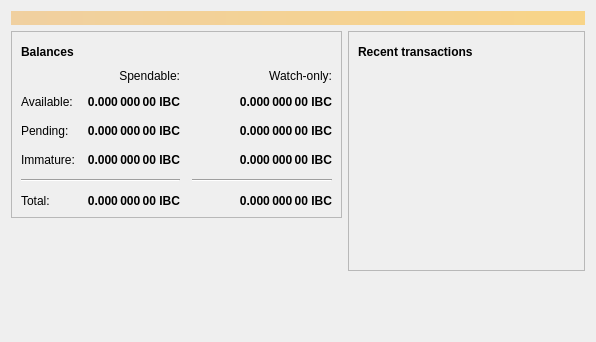
<?xml version="1.0" encoding="UTF-8"?>
<ui version="4.0">
 <class>OverviewPage</class>
 <widget class="QWidget" name="OverviewPage">
  <property name="geometry">
   <rect>
    <x>0</x>
    <y>0</y>
    <width>596</width>
    <height>342</height>
   </rect>
  </property>
  <property name="windowTitle">
   <string>Form</string>
  </property>
  <layout class="QVBoxLayout" name="topLayout">
   <item>
    <widget class="QLabel" name="labelAlerts">
     <property name="visible">
      <bool>false</bool>
     </property>
     <property name="styleSheet">
      <string notr="true">QLabel { background-color: qlineargradient(x1: 0, y1: 0, x2: 1, y2: 0, stop:0 #F0D0A0, stop:1 #F8D488); color:#000000; }</string>
     </property>
     <property name="wordWrap">
      <bool>true</bool>
     </property>
     <property name="margin">
      <number>3</number>
     </property>
     <property name="textInteractionFlags">
      <set>Qt::TextSelectableByMouse</set>
     </property>
    </widget>
   </item>
   <item>
    <layout class="QHBoxLayout" name="horizontalLayout" stretch="1,1">
     <item>
      <layout class="QVBoxLayout" name="verticalLayout_2">
       <item>
        <widget class="QFrame" name="frame">
         <property name="frameShape">
          <enum>QFrame::StyledPanel</enum>
         </property>
         <property name="frameShadow">
          <enum>QFrame::Raised</enum>
         </property>
         <layout class="QVBoxLayout" name="verticalLayout_4">
          <item>
           <layout class="QHBoxLayout" name="horizontalLayout_4">
            <item>
             <widget class="QLabel" name="label_5">
              <property name="font">
               <font>
                <weight>75</weight>
                <bold>true</bold>
               </font>
              </property>
              <property name="text">
               <string>Balances</string>
              </property>
             </widget>
            </item>
            <item>
             <widget class="QPushButton" name="labelWalletStatus">
              <property name="enabled">
               <bool>true</bool>
              </property>
              <property name="maximumSize">
               <size>
                <width>30</width>
                <height>16777215</height>
               </size>
              </property>
              <property name="toolTip">
               <string>The displayed information may be out of date. Your wallet automatically synchronizes with the Ibitcoin network after a connection is established, but this process has not completed yet.</string>
              </property>
              <property name="text">
               <string/>
              </property>
              <property name="icon">
               <iconset resource="../bitcoin.qrc">
                <normaloff>:/icons/warning</normaloff>
                <disabledoff>:/icons/warning</disabledoff>:/icons/warning</iconset>
              </property>
              <property name="iconSize">
               <size>
                <width>24</width>
                <height>24</height>
               </size>
              </property>
              <property name="flat">
               <bool>true</bool>
              </property>
             </widget>
            </item>
            <item>
             <spacer name="horizontalSpacer_3">
              <property name="orientation">
               <enum>Qt::Horizontal</enum>
              </property>
              <property name="sizeHint" stdset="0">
               <size>
                <width>40</width>
                <height>20</height>
               </size>
              </property>
             </spacer>
            </item>
           </layout>
          </item>
          <item>
           <layout class="QGridLayout" name="gridLayout">
            <property name="spacing">
             <number>12</number>
            </property>
            <item row="2" column="2">
             <widget class="QLabel" name="labelWatchPending">
              <property name="font">
               <font>
                <weight>75</weight>
                <bold>true</bold>
               </font>
              </property>
              <property name="cursor">
               <cursorShape>IBeamCursor</cursorShape>
              </property>
              <property name="toolTip">
               <string>Unconfirmed transactions to watch-only addresses</string>
              </property>
              <property name="text">
               <string notr="true">0.000 000 00 IBC</string>
              </property>
              <property name="alignment">
               <set>Qt::AlignRight|Qt::AlignTrailing|Qt::AlignVCenter</set>
              </property>
              <property name="textInteractionFlags">
               <set>Qt::LinksAccessibleByMouse|Qt::TextSelectableByKeyboard|Qt::TextSelectableByMouse</set>
              </property>
             </widget>
            </item>
            <item row="2" column="1">
             <widget class="QLabel" name="labelUnconfirmed">
              <property name="font">
               <font>
                <weight>75</weight>
                <bold>true</bold>
               </font>
              </property>
              <property name="cursor">
               <cursorShape>IBeamCursor</cursorShape>
              </property>
              <property name="toolTip">
               <string>Total of transactions that have yet to be confirmed, and do not yet count toward the spendable balance</string>
              </property>
              <property name="text">
               <string notr="true">0.000 000 00 IBC</string>
              </property>
              <property name="alignment">
               <set>Qt::AlignRight|Qt::AlignTrailing|Qt::AlignVCenter</set>
              </property>
              <property name="textInteractionFlags">
               <set>Qt::LinksAccessibleByMouse|Qt::TextSelectableByKeyboard|Qt::TextSelectableByMouse</set>
              </property>
             </widget>
            </item>
            <item row="3" column="2">
             <widget class="QLabel" name="labelWatchImmature">
              <property name="font">
               <font>
                <weight>75</weight>
                <bold>true</bold>
               </font>
              </property>
              <property name="cursor">
               <cursorShape>IBeamCursor</cursorShape>
              </property>
              <property name="toolTip">
               <string>Mined balance in watch-only addresses that has not yet matured</string>
              </property>
              <property name="text">
               <string notr="true">0.000 000 00 IBC</string>
              </property>
              <property name="alignment">
               <set>Qt::AlignRight|Qt::AlignTrailing|Qt::AlignVCenter</set>
              </property>
              <property name="textInteractionFlags">
               <set>Qt::LinksAccessibleByMouse|Qt::TextSelectableByKeyboard|Qt::TextSelectableByMouse</set>
              </property>
             </widget>
            </item>
            <item row="4" column="0" colspan="2">
             <widget class="Line" name="line">
              <property name="orientation">
               <enum>Qt::Horizontal</enum>
              </property>
             </widget>
            </item>
            <item row="4" column="2">
             <widget class="Line" name="lineWatchBalance">
              <property name="sizePolicy">
               <sizepolicy hsizetype="Preferred" vsizetype="Fixed">
                <horstretch>0</horstretch>
                <verstretch>0</verstretch>
               </sizepolicy>
              </property>
              <property name="minimumSize">
               <size>
                <width>140</width>
                <height>0</height>
               </size>
              </property>
              <property name="orientation">
               <enum>Qt::Horizontal</enum>
              </property>
             </widget>
            </item>
            <item row="5" column="0">
             <widget class="QLabel" name="labelTotalText">
              <property name="text">
               <string>Total:</string>
              </property>
             </widget>
            </item>
            <item row="3" column="1">
             <widget class="QLabel" name="labelImmature">
              <property name="font">
               <font>
                <weight>75</weight>
                <bold>true</bold>
               </font>
              </property>
              <property name="cursor">
               <cursorShape>IBeamCursor</cursorShape>
              </property>
              <property name="toolTip">
               <string>Mined balance that has not yet matured</string>
              </property>
              <property name="text">
               <string notr="true">0.000 000 00 IBC</string>
              </property>
              <property name="alignment">
               <set>Qt::AlignRight|Qt::AlignTrailing|Qt::AlignVCenter</set>
              </property>
              <property name="textInteractionFlags">
               <set>Qt::LinksAccessibleByMouse|Qt::TextSelectableByKeyboard|Qt::TextSelectableByMouse</set>
              </property>
             </widget>
            </item>
            <item row="2" column="3">
             <spacer name="horizontalSpacer_2">
              <property name="orientation">
               <enum>Qt::Horizontal</enum>
              </property>
              <property name="sizeHint" stdset="0">
               <size>
                <width>40</width>
                <height>20</height>
               </size>
              </property>
             </spacer>
            </item>
            <item row="3" column="0">
             <widget class="QLabel" name="labelImmatureText">
              <property name="text">
               <string>Immature:</string>
              </property>
             </widget>
            </item>
            <item row="5" column="1">
             <widget class="QLabel" name="labelTotal">
              <property name="font">
               <font>
                <weight>75</weight>
                <bold>true</bold>
               </font>
              </property>
              <property name="cursor">
               <cursorShape>IBeamCursor</cursorShape>
              </property>
              <property name="toolTip">
               <string>Your current total balance</string>
              </property>
              <property name="text">
               <string notr="true">0.000 000 00 IBC</string>
              </property>
              <property name="alignment">
               <set>Qt::AlignRight|Qt::AlignTrailing|Qt::AlignVCenter</set>
              </property>
              <property name="textInteractionFlags">
               <set>Qt::LinksAccessibleByMouse|Qt::TextSelectableByKeyboard|Qt::TextSelectableByMouse</set>
              </property>
             </widget>
            </item>
            <item row="5" column="2">
             <widget class="QLabel" name="labelWatchTotal">
              <property name="font">
               <font>
                <weight>75</weight>
                <bold>true</bold>
               </font>
              </property>
              <property name="cursor">
               <cursorShape>IBeamCursor</cursorShape>
              </property>
              <property name="toolTip">
               <string>Current total balance in watch-only addresses</string>
              </property>
              <property name="text">
               <string notr="true">0.000 000 00 IBC</string>
              </property>
              <property name="alignment">
               <set>Qt::AlignRight|Qt::AlignTrailing|Qt::AlignVCenter</set>
              </property>
              <property name="textInteractionFlags">
               <set>Qt::LinksAccessibleByMouse|Qt::TextSelectableByKeyboard|Qt::TextSelectableByMouse</set>
              </property>
             </widget>
            </item>
            <item row="0" column="2">
             <widget class="QLabel" name="labelWatchonly">
              <property name="text">
               <string>Watch-only:</string>
              </property>
              <property name="alignment">
               <set>Qt::AlignRight|Qt::AlignTrailing|Qt::AlignVCenter</set>
              </property>
             </widget>
            </item>
            <item row="1" column="0">
             <widget class="QLabel" name="labelBalanceText">
              <property name="text">
               <string>Available:</string>
              </property>
             </widget>
            </item>
            <item row="1" column="1">
             <widget class="QLabel" name="labelBalance">
              <property name="font">
               <font>
                <weight>75</weight>
                <bold>true</bold>
               </font>
              </property>
              <property name="cursor">
               <cursorShape>IBeamCursor</cursorShape>
              </property>
              <property name="toolTip">
               <string>Your current spendable balance</string>
              </property>
              <property name="text">
               <string notr="true">0.000 000 00 IBC</string>
              </property>
              <property name="alignment">
               <set>Qt::AlignRight|Qt::AlignTrailing|Qt::AlignVCenter</set>
              </property>
              <property name="textInteractionFlags">
               <set>Qt::LinksAccessibleByMouse|Qt::TextSelectableByKeyboard|Qt::TextSelectableByMouse</set>
              </property>
             </widget>
            </item>
            <item row="1" column="2">
             <widget class="QLabel" name="labelWatchAvailable">
              <property name="font">
               <font>
                <weight>75</weight>
                <bold>true</bold>
               </font>
              </property>
              <property name="cursor">
               <cursorShape>IBeamCursor</cursorShape>
              </property>
              <property name="toolTip">
               <string>Your current balance in watch-only addresses</string>
              </property>
              <property name="text">
               <string notr="true">0.000 000 00 IBC</string>
              </property>
              <property name="alignment">
               <set>Qt::AlignRight|Qt::AlignTrailing|Qt::AlignVCenter</set>
              </property>
              <property name="textInteractionFlags">
               <set>Qt::LinksAccessibleByMouse|Qt::TextSelectableByKeyboard|Qt::TextSelectableByMouse</set>
              </property>
             </widget>
            </item>
            <item row="2" column="0">
             <widget class="QLabel" name="labelPendingText">
              <property name="text">
               <string>Pending:</string>
              </property>
             </widget>
            </item>
            <item row="0" column="1">
             <widget class="QLabel" name="labelSpendable">
              <property name="text">
               <string>Spendable:</string>
              </property>
              <property name="alignment">
               <set>Qt::AlignRight|Qt::AlignTrailing|Qt::AlignVCenter</set>
              </property>
             </widget>
            </item>
           </layout>
          </item>
         </layout>
        </widget>
       </item>
       <item>
        <spacer name="verticalSpacer">
         <property name="orientation">
          <enum>Qt::Vertical</enum>
         </property>
         <property name="sizeHint" stdset="0">
          <size>
           <width>20</width>
           <height>40</height>
          </size>
         </property>
        </spacer>
       </item>
      </layout>
     </item>
     <item>
      <layout class="QVBoxLayout" name="verticalLayout_3">
       <item>
        <widget class="QFrame" name="frame_2">
         <property name="frameShape">
          <enum>QFrame::StyledPanel</enum>
         </property>
         <property name="frameShadow">
          <enum>QFrame::Raised</enum>
         </property>
         <layout class="QVBoxLayout" name="verticalLayout">
          <item>
           <layout class="QHBoxLayout" name="horizontalLayout_2">
            <item>
             <widget class="QLabel" name="label_4">
              <property name="font">
               <font>
                <weight>75</weight>
                <bold>true</bold>
               </font>
              </property>
              <property name="text">
               <string>Recent transactions</string>
              </property>
             </widget>
            </item>
            <item>
             <widget class="QPushButton" name="labelTransactionsStatus">
              <property name="enabled">
               <bool>true</bool>
              </property>
              <property name="maximumSize">
               <size>
                <width>30</width>
                <height>16777215</height>
               </size>
              </property>
              <property name="toolTip">
               <string>The displayed information may be out of date. Your wallet automatically synchronizes with the Ibitcoin network after a connection is established, but this process has not completed yet.</string>
              </property>
              <property name="text">
               <string/>
              </property>
              <property name="icon">
               <iconset resource="../bitcoin.qrc">
                <normaloff>:/icons/warning</normaloff>
                <disabledoff>:/icons/warning</disabledoff>:/icons/warning</iconset>
              </property>
              <property name="iconSize">
               <size>
                <width>24</width>
                <height>24</height>
               </size>
              </property>
              <property name="flat">
               <bool>true</bool>
              </property>
             </widget>
            </item>
            <item>
             <spacer name="horizontalSpacer">
              <property name="orientation">
               <enum>Qt::Horizontal</enum>
              </property>
              <property name="sizeHint" stdset="0">
               <size>
                <width>40</width>
                <height>20</height>
               </size>
              </property>
             </spacer>
            </item>
           </layout>
          </item>
          <item>
           <widget class="QListView" name="listTransactions">
            <property name="styleSheet">
             <string notr="true">QListView { background: transparent; }</string>
            </property>
            <property name="frameShape">
             <enum>QFrame::NoFrame</enum>
            </property>
            <property name="verticalScrollBarPolicy">
             <enum>Qt::ScrollBarAlwaysOff</enum>
            </property>
            <property name="horizontalScrollBarPolicy">
             <enum>Qt::ScrollBarAlwaysOff</enum>
            </property>
            <property name="selectionMode">
             <enum>QAbstractItemView::NoSelection</enum>
            </property>
           </widget>
          </item>
         </layout>
        </widget>
       </item>
       <item>
        <spacer name="verticalSpacer_2">
         <property name="orientation">
          <enum>Qt::Vertical</enum>
         </property>
         <property name="sizeHint" stdset="0">
          <size>
           <width>20</width>
           <height>40</height>
          </size>
         </property>
        </spacer>
       </item>
      </layout>
     </item>
    </layout>
   </item>
  </layout>
 </widget>
 <resources/>
 <connections/>
</ui>
